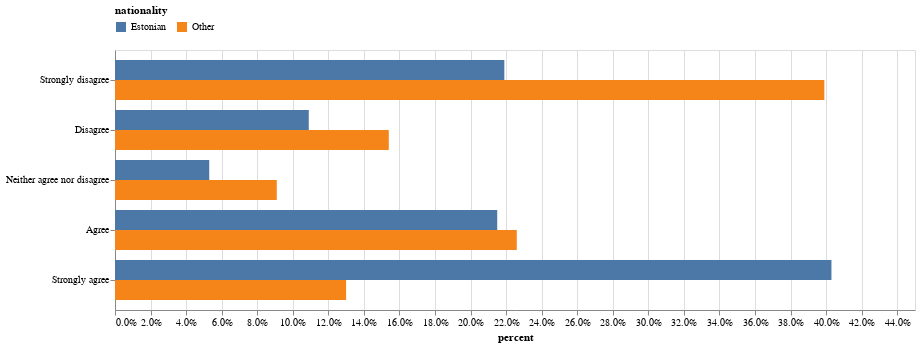

Source (notebook cell):
### Code cell
e2e_plot({
    'res_col' : 'e-valimised',
    'factor_cols': ['nationality'],
    'filter': {},
    'plot': 'columns',
    'internal_facet': True
},data_file)

### Figure 1 — Vega-Lite specification as saved in the notebook (floating-point values rounded to 4 significant figures)
{"config": {"view": {"continuousWidth": 300, "continuousHeight": 300}}, "data": {"name": "data-74d053de87c3f729093895da166ed5a6"}, "mark": {"type": "bar"}, "encoding": {"color": {"field": "nationality", "legend": {"columns": 2, "orient": "top"}, "type": "nominal"}, "tooltip": [{"field": "percent", "format": ".1%", "type": "quantitative"}, {"field": "e-valimised", "type": "nominal"}, {"field": "nationality", "type": "nominal"}], "x": {"axis": {"format": ".1%"}, "field": "percent", "title": "percent", "type": "quantitative"}, "y": {"field": "e-valimised", "sort": ["Strongly disagree", "Disagree", "Neither agree nor disagree", "Agree", "Strongly agree"], "title": null, "type": "nominal"}, "yOffset": {"field": "nationality", "sort": ["Estonian", "Other"], "title": null, "type": "nominal"}}, "width": 800, "$schema": "https://vega.github.io/schema/vega-lite/v5.15.1.json", "datasets": {"data-74d053de87c3f729093895da166ed5a6": [{"nationality": "Estonian", "e-valimised": "Strongly disagree", "percent": 0.219}, {"nationality": "Estonian", "e-valimised": "Disagree", "percent": 0.109}, {"nationality": "Estonian", "e-valimised": "Neither agree nor disagree", "percent": 0.053}, {"nationality": "Estonian", "e-valimised": "Agree", "percent": 0.215}, {"nationality": "Estonian", "e-valimised": "Strongly agree", "percent": 0.403}, {"nationality": "Other", "e-valimised": "Strongly disagree", "percent": 0.399}, {"nationality": "Other", "e-valimised": "Disagree", "percent": 0.154}, {"nationality": "Other", "e-valimised": "Neither agree nor disagree", "percent": 0.091}, {"nationality": "Other", "e-valimised": "Agree", "percent": 0.226}, {"nationality": "Other", "e-valimised": "Strongly agree", "percent": 0.13}]}}
